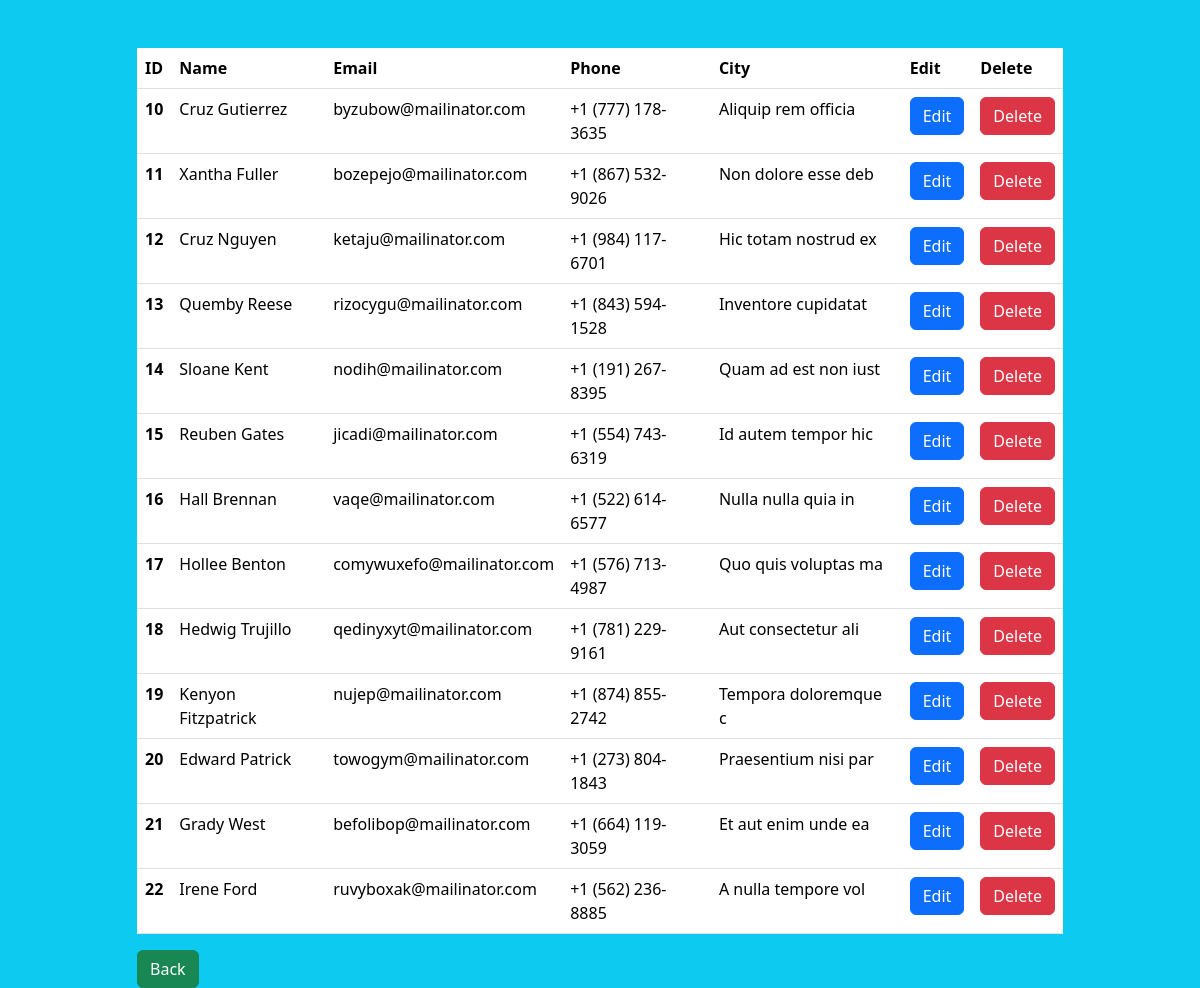
The page /view.php on the database its author committed.
### tables this page shows
CREATE TABLE `user` (
  `id` int(11) NOT NULL,
  `name` varchar(255) NOT NULL,
  `email` varchar(255) NOT NULL,
  `phone` varchar(255) NOT NULL,
  `city` varchar(255) NOT NULL
);

### view.php (the view, shortened to what this page needs)
<!DOCTYPE html>
<html lang="en">
<head>
    <link href="https://cdn.jsdelivr.net/npm/bootstrap@5.3.3/dist/css/bootstrap.min.css" rel="stylesheet"
>
</head>
<body class="bg-info">
    <div class="container">
        <div class="row">
            <div class="col-lg-10 offset-lg-1 mt-5">
                <table class="table">
                    <thead>
                        <tr>
                            <th scope="col">ID</th>
                            <th scope="col">Name</th>
                            <th scope="col">Email</th>
                            <th scope="col">Phone</th>
                            <th scope="col">City</th>
                            <th scope="col">Edit</th>
                            <th scope="col">Delete</th>
                        </tr>
                    </thead>
                    <tbody>
                        <?php
                            include 'config.php';
                            $sql = "SELECT * FROM user";
                            $results = mysqli_query($connection,$sql);
                            if(mysqli_num_rows($results)>0){
                                while($row = mysqli_fetch_assoc($results)){
                        ?>
                        <tr>
                            <th scope="row">
                                <?= $row['id']; ?>
                            </th>
                            <td><?= $row['name']; ?></td>
                            <td><?= $row['email']; ?></td>
                            <td><?= $row['phone']; ?></td>
                            <td><?= $row['city']; ?></td>
                            <td><a class="btn btn-primary" href="edit.php?id=<?=$row['id']; ?>">Edit</a></td>
                            <td><a class="btn btn-danger" href="delete.php?id=<?=$row['id']; ?>">Delete</a></td>
                        </tr>
                        <?php }}?>
                    </tbody>
                </table>
                <a href="back.php" class="btn btn-success">Back</a>
            </div>
        </div>
    </div>
</body>
</html>

### rows shown on the page
user: id "10", name "Cruz Gutierrez", email "byzubow@mailinator.com", phone "+1 (777) 178-3635", city "Aliquip rem officia"
user: id "11", name "Xantha Fuller", email "bozepejo@mailinator.com", phone "+1 (867) 532-9026", city "Non dolore esse deb"
user: id "12", name "Cruz Nguyen", email "ketaju@mailinator.com", phone "+1 (984) 117-6701", city "Hic totam nostrud ex"
user: id "13", name "Quemby Reese", email "rizocygu@mailinator.com", phone "+1 (843) 594-1528", city "Inventore cupidatat"
user: id "14", name "Sloane Kent", email "nodih@mailinator.com", phone "+1 (191) 267-8395", city "Quam ad est non iust"
user: id "15", name "Reuben Gates", email "jicadi@mailinator.com", phone "+1 (554) 743-6319", city "Id autem tempor hic"
user: id "16", name "Hall Brennan", email "vaqe@mailinator.com", phone "+1 (522) 614-6577", city "Nulla nulla quia in"
user: id "17", name "Hollee Benton", email "comywuxefo@mailinator.com", phone "+1 (576) 713-4987", city "Quo quis voluptas ma"
user: id "18", name "Hedwig Trujillo", email "qedinyxyt@mailinator.com", phone "+1 (781) 229-9161", city "Aut consectetur ali"
user: id "19", name "Kenyon Fitzpatrick", email "nujep@mailinator.com", phone "+1 (874) 855-2742", city "Tempora doloremque c"
user: id "20", name "Edward Patrick", email "towogym@mailinator.com", phone "+1 (273) 804-1843", city "Praesentium nisi par"
user: id "21", name "Grady West", email "befolibop@mailinator.com", phone "+1 (664) 119-3059", city "Et aut enim unde ea"
user: id "22", name "Irene Ford", email "ruvyboxak@mailinator.com", phone "+1 (562) 236-8885", city "A nulla tempore vol"
